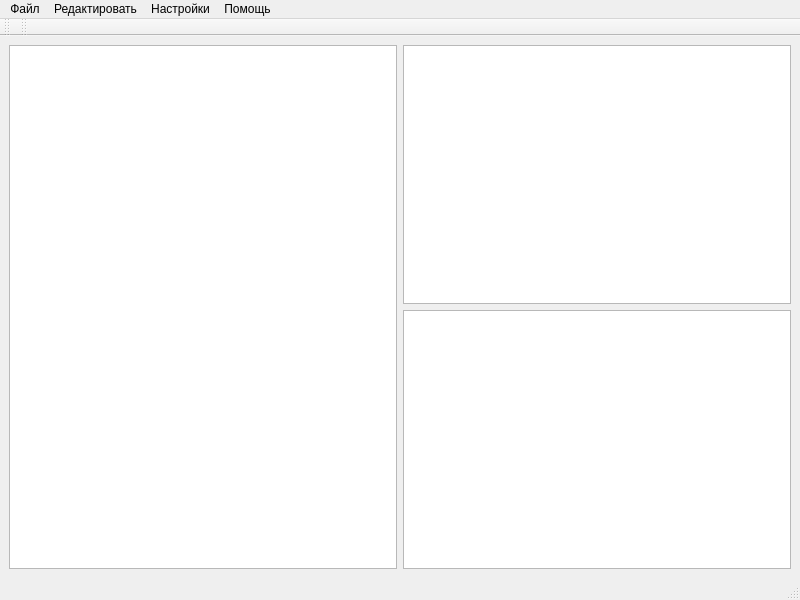
<?xml version="1.0" encoding="UTF-8"?>
<ui version="4.0">
 <class>DiplomaWindow</class>
 <widget class="QMainWindow" name="DiplomaWindow">
  <property name="geometry">
   <rect>
    <x>0</x>
    <y>0</y>
    <width>800</width>
    <height>600</height>
   </rect>
  </property>
  <property name="windowTitle">
   <string>MainWindow</string>
  </property>
  <widget class="QWidget" name="centralwidget">
   <layout class="QHBoxLayout" name="horizontalLayout_2">
    <item>
     <widget class="QPlainTextEdit" name="sourceEdit">
      <property name="sizePolicy">
       <sizepolicy hsizetype="MinimumExpanding" vsizetype="MinimumExpanding">
        <horstretch>0</horstretch>
        <verstretch>0</verstretch>
       </sizepolicy>
      </property>
      <property name="font">
       <font>
        <family>DejaVu Sans Mono</family>
        <pointsize>10</pointsize>
       </font>
      </property>
     </widget>
    </item>
    <item>
     <layout class="QVBoxLayout" name="verticalLayout">
      <item>
       <widget class="QTableView" name="errorView">
        <property name="sizePolicy">
         <sizepolicy hsizetype="MinimumExpanding" vsizetype="MinimumExpanding">
          <horstretch>0</horstretch>
          <verstretch>0</verstretch>
         </sizepolicy>
        </property>
        <property name="font">
         <font>
          <family>DejaVu Sans Mono</family>
          <pointsize>10</pointsize>
         </font>
        </property>
        <attribute name="horizontalHeaderHighlightSections">
         <bool>false</bool>
        </attribute>
        <attribute name="verticalHeaderVisible">
         <bool>false</bool>
        </attribute>
       </widget>
      </item>
      <item>
       <widget class="QTableView" name="accessView">
        <property name="sizePolicy">
         <sizepolicy hsizetype="Expanding" vsizetype="Expanding">
          <horstretch>0</horstretch>
          <verstretch>0</verstretch>
         </sizepolicy>
        </property>
        <property name="font">
         <font>
          <family>DejaVu Sans Mono</family>
          <pointsize>10</pointsize>
         </font>
        </property>
       </widget>
      </item>
     </layout>
    </item>
   </layout>
  </widget>
  <widget class="QMenuBar" name="menubar">
   <property name="geometry">
    <rect>
     <x>0</x>
     <y>0</y>
     <width>800</width>
     <height>20</height>
    </rect>
   </property>
   <widget class="QMenu" name="menu">
    <property name="title">
     <string>Файл</string>
    </property>
    <addaction name="openAction"/>
    <addaction name="saveAction"/>
    <addaction name="separator"/>
    <addaction name="quitAction"/>
   </widget>
   <widget class="QMenu" name="menu_2">
    <property name="title">
     <string>Редактировать</string>
    </property>
    <addaction name="suggestAction"/>
   </widget>
   <widget class="QMenu" name="aboutMenu">
    <property name="title">
     <string>Помощь</string>
    </property>
    <addaction name="action"/>
   </widget>
   <widget class="QMenu" name="menu_4">
    <property name="title">
     <string>Настройки</string>
    </property>
    <addaction name="setupAction"/>
   </widget>
   <addaction name="menu"/>
   <addaction name="menu_2"/>
   <addaction name="menu_4"/>
   <addaction name="aboutMenu"/>
  </widget>
  <widget class="QStatusBar" name="statusbar"/>
  <widget class="QToolBar" name="toolBar">
   <property name="windowTitle">
    <string>toolBar</string>
   </property>
   <attribute name="toolBarArea">
    <enum>TopToolBarArea</enum>
   </attribute>
   <attribute name="toolBarBreak">
    <bool>false</bool>
   </attribute>
  </widget>
  <widget class="QToolBar" name="toolBar_2">
   <property name="windowTitle">
    <string>toolBar_2</string>
   </property>
   <attribute name="toolBarArea">
    <enum>TopToolBarArea</enum>
   </attribute>
   <attribute name="toolBarBreak">
    <bool>false</bool>
   </attribute>
  </widget>
  <action name="openAction">
   <property name="text">
    <string>Открыть</string>
   </property>
  </action>
  <action name="saveAction">
   <property name="enabled">
    <bool>false</bool>
   </property>
   <property name="text">
    <string>Сохранить как</string>
   </property>
  </action>
  <action name="quitAction">
   <property name="text">
    <string>Выход</string>
   </property>
  </action>
  <action name="suggestAction">
   <property name="enabled">
    <bool>false</bool>
   </property>
   <property name="text">
    <string>Предложить изменения</string>
   </property>
  </action>
  <action name="setupAction">
   <property name="enabled">
    <bool>false</bool>
   </property>
   <property name="text">
    <string>Настроить разбор текста</string>
   </property>
  </action>
  <action name="action">
   <property name="enabled">
    <bool>false</bool>
   </property>
   <property name="text">
    <string>О программе</string>
   </property>
  </action>
 </widget>
 <resources/>
 <connections>
  <connection>
   <sender>quitAction</sender>
   <signal>triggered()</signal>
   <receiver>DiplomaWindow</receiver>
   <slot>close()</slot>
   <hints>
    <hint type="sourcelabel">
     <x>-1</x>
     <y>-1</y>
    </hint>
    <hint type="destinationlabel">
     <x>399</x>
     <y>299</y>
    </hint>
   </hints>
  </connection>
 </connections>
</ui>
